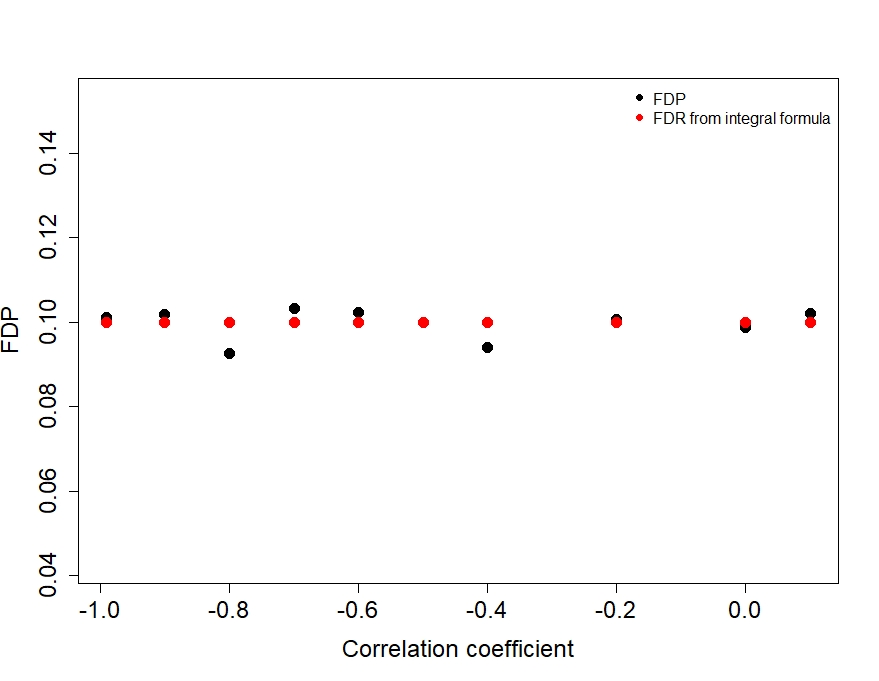

R code for this plot:
#======================================================================
#======================================================================
#  FDP computation from  correlated binomial random variables
#  Source: Kotz, Samuel, et al. Encyclopedia of Statistical Sciences, Volume 1. John Wiley & Sons, 2005.
#         page no. 582

#  The code below implements FDP computation from correlated binominal distribution.
#  Suppose X (corresponds to the null)  is a Bernoulli(P(X=1) = alpha) variable (P(X = 0) = 1- alpha), and
#  Y (corresponds to the alternative) is another Bernoulli(P(Y=1)= beta) variable (P(Y=0) = 1 - beta).
#  To generate their joint distribution we specified
#  all four combinations of outcomes as follows (similar to the above mentioned book).
#     P(X=0,Y=0) = a,                       # denote this combination as "(0,0)"
#     P(X=1,Y=0) = 1- beta -a,              # denote this combination as "(1,0)"
#     P(X=0,Y=1) = 1- alpha - a,            # denote this combination as "(0,1)"
#     P(X=1,Y=1) = a + alpha + beta -1,     # denote this combination as "(1,1)"
#
# Where "a" is computed from the correlation coefficient (rho) as follows:
#   a = (1- alpha )(1- beta) + rho *  sqrt (alpha * beta *(1- alpha )(1- beta)  )
#
#
# The FDP is computed from simulation (using sample() in R) by  sampling n=10000 points using the
# probabilies of the four outcomes: (P(X = 1, Y = 1), P(X = 1, Y = 0),P(X = 0, Y = 1), P(X = 0, Y = 0)).
#
#   Then:
#
#   FP =  number of outcomes of "(1,0)" + number of outcomes of "(1,1)"
#   TP =  number of outcomes of "(0,1)" + number of outcomes of "(1,1)"
#   FDP = FP / (FP + TP)

#======================================================================



#calculates the pFDR using the integration approach
pFDR_IntegralApproach <- function(alpha, beta, m0, m1) {
  #Calculates the pFDR function at a given value during integration
  integrant <- function(s, alpha, beta, m0, m1) {
    result = (s * alpha  + 1 - alpha)^(m0 - 1) * (s * beta + 1 - beta)^m1
    return(result)
  }
  
  #these are the ranges where the integrations are explicited calculated in
  bounds <- c(0, 0.0001, 0.0005, 0.001, 0.01, 0.025, 0.05, 
              0.1, 0.2, 0.3, 0.4, 0.5, 0.6, 0.7, 0.8, 0.9, 
              0.95, 0.96, 0.97, 0.98, 0.985, 0.99, 0.995, 1)
  pFDR_theoretical = 0 #value of the pFDR_theoretical
  
  for(i in 2:length(bounds)) { #calculate each range of integration sequential and combine
    lower = bounds[i-1] #lower bound of integration
    upper = bounds[i] #upper bound of integration
    pFDR_theoretical = pFDR_theoretical + integrate(integrant, lower=lower, upper=upper, 
                                                    alpha=alpha, beta=beta, m0=m0, m1=m1)$value
  }
  
  normalization <- (m0 * alpha) / (1 - (1-alpha)^m0 * (1-beta)^m1)
  pFDR_theoretical <-  pFDR_theoretical * normalization #apply normalization value   
  return (pFDR_theoretical);
}





#
# The function, compute_fdp) computes the false discovery proportion given, rho(correlation),
# alpha (significane level of the null), and beta (the power of the test)
#
#
compute_fdp = function (rho, alpha, beta, n.sim) {
  # Compute p(x=0, y=0) from the correlation value
  a.0 <-
    rho * sqrt(alpha * beta * (1 - alpha) * (1 - beta)) + (1 - alpha) * (1 -
                                                                           beta)
  
  # Compute the four probabilities for the joint distribution.
  prob <-
    c(
      `(0,0)` = a.0,
      `(1,0)` = 1 - beta - a.0,
      `(0,1)` = 1 - alpha - a.0,
      `(1,1)` = a.0 + alpha + beta - 1
    )
  if (min(prob) < 0) {
    print(prob)
    stop("Error: a probability is negative.")
  }
  
  #
  # generation of correlated Binomial variables.
  #
  outcomes <-
    sample.int(4, n.sim , replace = TRUE, prob = prob) #This will generate random numbers between 1 and 4 with the
  #probabilities assigned above. where
  #     1 denote the combination  "(0,0)"
  #     2 denote the combination  "(1,0)"
  #     3 denote the combination  "(0,1)"
  #     4 denote the combination  "(1,1)"
  
  
  
  # get the numbers of P[X = 1, Y = 1], P[X = 1, Y = 0],P[X = 0, Y = 1], and = P[X = 0, Y = 0]
  p_x0_y0 = 0   # p(x=0,y=0)
  p_x0_y1 = 0   # p(x=0,y=1)
  p_x1_y0 = 0   # p(x=1,y=0)
  p_x1_y1 = 0   # p(x=1,y=1)
  
  for (i  in seq(1:length(outcomes))) {
    if (outcomes[i] == 1) {
      p_x0_y0 = p_x0_y0 + 1
    }
    else if (outcomes[i] == 3) {
      p_x0_y1 = p_x0_y1 + 1
    }
    else if (outcomes[i] == 2) {
      p_x1_y0 = p_x1_y0 + 1
    }
    else if (outcomes[i] == 4) {
      p_x1_y1 = p_x1_y1 + 1
    }
    
  }
  
  # compute fdp
  FP =  (p_x1_y1 + p_x1_y0)    # number of false positives (FP).
  TP =  (p_x1_y1 + p_x0_y1)     # number of true positives (TP).
  fdp = FP / (FP + TP)
  
  print(c(
    'rho ',
    rho,
    'FDP ',
    fdp,
    'Integral FDP ',
    pFDR_IntegralApproach(alpha, beta, n.sim, n.sim)
  ))
  return(fdp)
}


#======================================================================

# run the simulation for diffrent Correlation values
set.seed(10)
rho = c(-0.99,-0.9,-0.8,-0.7,-0.6,-0.5,-0.4,-0.2, 0.1,-0.0001)
alpha = 0.1
beta = 0.9
n.sim <- 10000
fdps = c(rep(-1, length(rho)))
for (i in seq(1, length(rho))) {
  fdps[i] = compute_fdp(rho[i], alpha, beta, n.sim)
}

plot(
  rho,
  fdps,
  pch = 19,
  ylim = c(min(fdps) - 0.05, max(fdps) + 0.05),
  cex = 1.5,
  cex.axis = 1.5,
  cex.lab = 1.5,
  ylab = 'FDP',
  xlab = 'Correlation coefficient'
)
points(
  rho,
  rep(pFDR_IntegralApproach(alpha, beta, n.sim, n.sim), length(rho)),
  col = 'red' ,
  cex = 1.5,
  pch = 19
)

legend(
  "topright",
  legend = c('FDP', 'FDR from integral formula'),
  col = c('black', 'red'),
  pch = 19,
  bty = "n"
)
